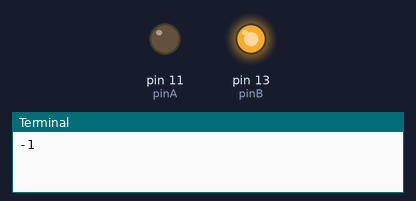
Recording of a program running on a simulated Raspberry Pi (header pin numbers). Parts: output pins drawn as LEDs (lit = HIGH), the last lines printed to the terminal.

Above: at 0.5 s.
At 1.5 s:
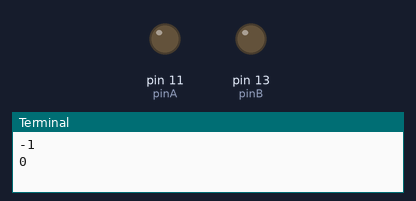
At 5.5 s:
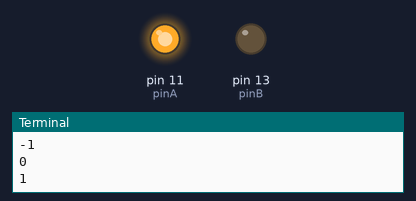
Timing chart, 0 to 6.9 s (numbered marks = the images above):
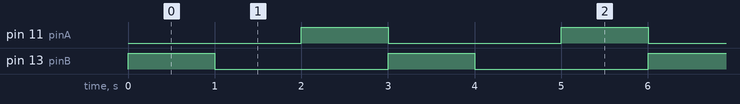

The program:

magnet_test.py
```python
import RPi.GPIO as GPIO
import time

pinA = 11
pinB = 13

GPIO.setmode(GPIO.BOARD)
GPIO.setup([pinA, pinB], GPIO.OUT, initial=GPIO.LOW)

def set(dir):
    if dir == 0:
        GPIO.output(pinA, GPIO.LOW)
        GPIO.output(pinB, GPIO.LOW)
    elif dir > 0:
        GPIO.output(pinA, GPIO.HIGH)
        GPIO.output(pinB, GPIO.LOW)
    else:
        GPIO.output(pinA, GPIO.LOW)
        GPIO.output(pinB, GPIO.HIGH)

try:
    i = 0
    while True:
        #dir = int(raw_input("Direction: "))
        dir = i%3 -1
        set(dir)
        print(dir)
        time.sleep(1)
        i+=1
except KeyboardInterrupt:
    GPIO.output([pinA, pinB], GPIO.LOW)
    GPIO.cleanup()
```

Measured:
- by itself, pin 11 (pinA), pin 13 (pinB): alternates HIGH for 1.0 s and LOW for 2.0 s
- by itself, everything shown: repeats every 3.0 s, in 3 steps
